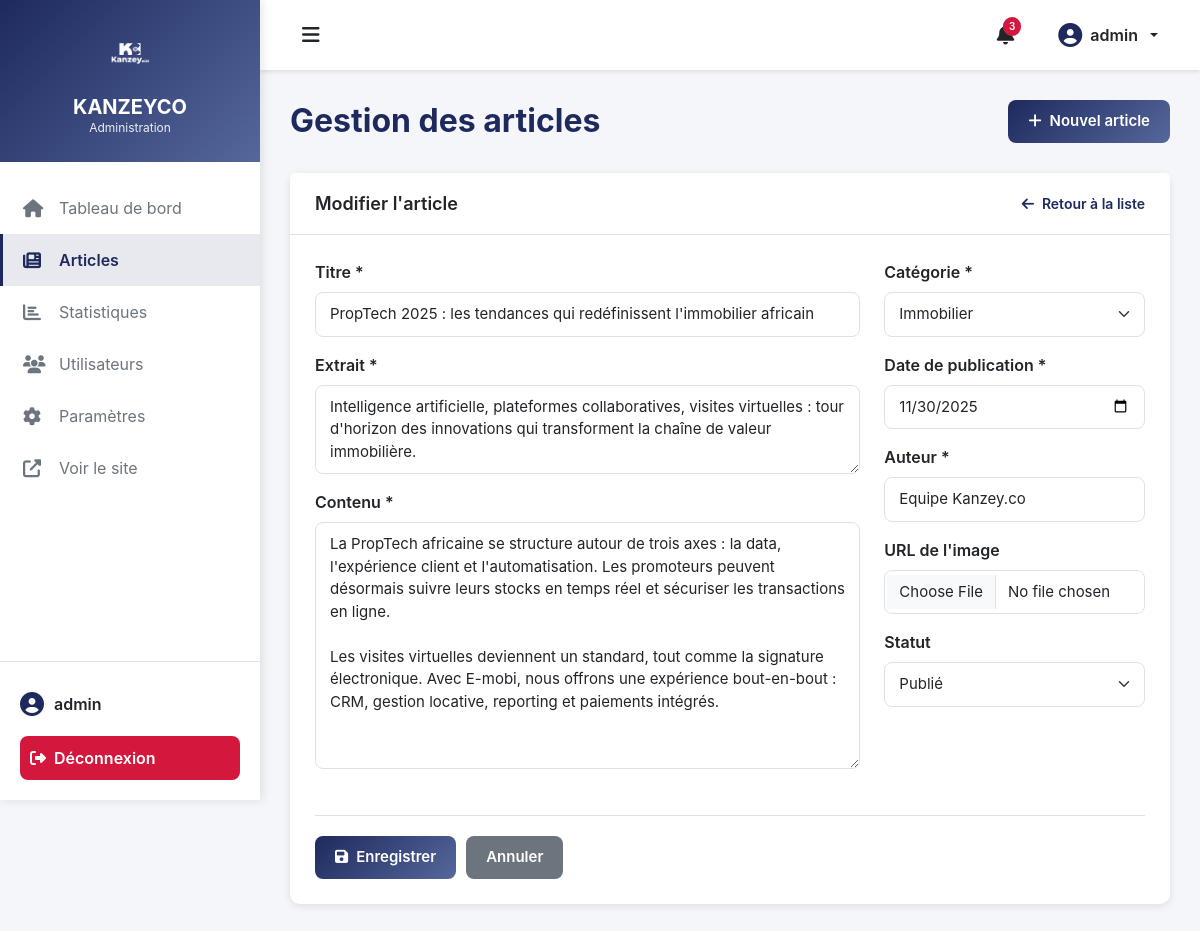
Page /admin/articles.php?action=edit&slug=proptech-tendances-2025 (signed in) on the committed database.
### tables this page shows
CREATE TABLE `articles` (
  `article_id` int(11) NOT NULL,
  `slug` varchar(255) NOT NULL,
  `title` varchar(255) NOT NULL,
  `category` varchar(100) NOT NULL,
  `excerpt` text NOT NULL,
  `content` longtext NOT NULL COMMENT 'JSON contenant le contenu structuré',
  `image` varchar(500) NOT NULL,
  `author` varchar(100) NOT NULL DEFAULT 'Equipe Kanzey.co',
  `read_time` varchar(20) NOT NULL DEFAULT '5 min',
  `tags` text DEFAULT NULL COMMENT 'JSON array des tags',
  `status` enum('draft','published','archived') NOT NULL DEFAULT 'published',
  `views` int(11) NOT NULL DEFAULT 0,
  `date_published` datetime NOT NULL DEFAULT current_timestamp(),
  `date_created` datetime NOT NULL DEFAULT current_timestamp(),
  `date_updated` datetime DEFAULT NULL ON UPDATE current_timestamp()
);

### includes/articles-db.php (called while the page is built, shortened)
<?php
function getArticles($category = null, $limit = null) {
    $pdo = getDBConnection();
    try {
        $sql = "SELECT * FROM articles WHERE status = 'published'";
        $params = [];
        $sql .= " ORDER BY date_published DESC";
        $stmt = $pdo->prepare($sql);
        $stmt->execute();
        $articles = $stmt->fetchAll();
        return $articles;
    } catch (PDOException $e) {
        error_log("Erreur lors de la récupération des articles: " . $e->getMessage());
        return include __DIR__ . '/articles-data.php';
    }
}
function getArticleBySlug($slug) {
    $pdo = getDBConnection();
    try {
        $sql = "SELECT * FROM articles WHERE slug = :slug AND status = 'published' LIMIT 1";
        $stmt = $pdo->prepare($sql);
        $stmt->bindValue(':slug', $slug);
        $stmt->execute();
        $article = $stmt->fetch();
        if ($article) {
            $article['content'] = json_decode($article['content'], true);
            $article['tags'] = json_decode($article['tags'], true) ?? [];
            $date = new DateTime($article['date_published']);
            $article['date'] = $date->format('d F Y');
            incrementArticleViews($article['article_id']);
        }
        return $article ?: null;
    } catch (PDOException $e) {
        error_log("Erreur lors de la récupération de l'article: " . $e->getMessage());
        return null;
    }
}
function incrementArticleViews($articleId) {
    $pdo = getDBConnection();
    try {
        $sql = "UPDATE articles SET views = views + 1 WHERE article_id = :id";
        $stmt = $pdo->prepare($sql);
        $stmt->bindValue(':id', $articleId, PDO::PARAM_INT);
        $stmt->execute();
        $sql = "INSERT INTO article_views (article_id, ip_address, user_agent)
                VALUES (:id, :ip, :user_agent)";
        $stmt = $pdo->prepare($sql);
        $stmt->bindValue(':id', $articleId, PDO::PARAM_INT);
        $stmt->bindValue(':ip', $_SERVER['REMOTE_ADDR'] ?? null);
        $stmt->bindValue(':user_agent', $_SERVER['HTTP_USER_AGENT'] ?? null);
        $stmt->execute();
    } catch (PDOException $e) {
        error_log("Erreur lors de l'incrémentation des vues: " . $e->getMessage());
    }
}

### admin/articles.php (the view, shortened to what this page needs)
<?php
require_once 'includes/admin-header.php';
require_once '../includes/articles-db.php';
$action = isset($_GET['action']) ? $_GET['action'] : 'list';
$slug = isset($_GET['slug']) ? $_GET['slug'] : '';
$articles = getArticles(null, null);
$currentArticle = null;
if ($action === 'edit' && $slug) {
    $currentArticle = getArticleBySlug($slug);
}
?>
<div class="page-header">
    <h1 class="page-title">Gestion des articles</h1>
    <div class="page-actions">
        <a href="?action=new" class="btn btn-primary">
            <i class="fas fa-plus me-2"></i>Nouvel article
        </a>
    </div>
</div>
<?php if ($action === 'list'): ?>
    <div class="card">
        <div class="card-header">
            <h5 class="card-title">Tous les articles (<?php echo count($articles); ?>)</h5>
            <div class="card-search">
                <input type="text" class="form-control" id="searchArticles" placeholder="Rechercher un article...">
            </div>
        </div>
        <div class="card-body">
            <div class="table-responsive">
                <table class="table table-hover" id="articlesTable">
                    <thead>
                        <tr>
                            <th>Titre</th>
                            <th>Catégorie</th>
                            <th>Auteur</th>
                            <th>Date</th>
                            <th>Statut</th>
                            <th>Actions</th>
                        </tr>
                    </thead>
                    <tbody>
                        <?php foreach ($articles as $article): ?>
                        <tr>
                            <td>
                                <div class="article-title-cell">
                                    <strong><?php echo htmlspecialchars($article['title']); ?></strong>
                                    <small class="text-muted d-block"><?php echo htmlspecialchars($article['excerpt']); ?></small>
                                </div>
                            </td>
                            <td>
                                <span class="badge bg-secondary"><?php echo htmlspecialchars($article['category']); ?></span>
                            </td>
                            <td><?php echo htmlspecialchars($article['author']); ?></td>
                            <td><?php echo htmlspecialchars($article['date']); ?></td>
                            <td>
                                <span class="badge bg-success">Publié</span>
                            </td>
                            <td>
                                <div class="action-buttons">
                                    <a href="../article-detail.php?slug=<?php echo $article['slug']; ?>" target="_blank" class="btn-icon" title="Voir">
                                        <i class="fas fa-eye"></i>
                                    </a>
                                    <a href="?action=edit&slug=<?php echo $article['slug']; ?>" class="btn-icon" title="Modifier">
                                        <i class="fas fa-edit"></i>
                                    </a>
                                    <button class="btn-icon btn-icon-danger" title="Supprimer" onclick="deleteArticle('<?php echo $article['slug']; ?>')">
                                        <i class="fas fa-trash"></i>
                                    </button>
                                </div>
                            </td>
                        </tr>
                        <?php endforeach; ?>
                    </tbody>
                </table>
            </div>
        </div>
    </div>
<?php elseif ($action === 'new' || $action === 'edit'): ?>
    <div class="card">
        <div class="card-header">
            <h5 class="card-title">
                <?php echo $action === 'new' ? 'Nouvel article' : 'Modifier l\'article'; ?>
            </h5>
            <a href="articles.php" class="btn-link">
                <i class="fas fa-arrow-left me-2"></i>Retour à la liste
            </a>
        </div>
        <div class="card-body">
            <form method="POST" action="articles.php" id="articleForm" enctype="multipart/form-data">
                <div class="row">
                    <div class="col-md-8">
                        <div class="form-group mb-3">
                            <label for="title" class="form-label">Titre *</label>
                            <input type="text" class="form-control" id="title" name="title"
                                   value="<?php echo $currentArticle ? htmlspecialchars($currentArticle['title']) : ''; ?>" required>
                        </div>
                        <div class="form-group mb-3">
                            <label for="excerpt" class="form-label">Extrait *</label>
                            <textarea class="form-control" id="excerpt" name="excerpt" rows="3" required><?php echo $currentArticle ? htmlspecialchars($currentArticle['excerpt']) : ''; ?></textarea>
                        </div>
                        <div class="form-group mb-3">
                            <label for="content" class="form-label">Contenu *</label>
                            <textarea class="form-control" id="content" name="content" rows="10" required><?php
                                if ($currentArticle && isset($currentArticle['content'])) {
                                    $contentText = '';
                                    foreach ($currentArticle['content'] as $block) {
                                        if ($block['type'] === 'paragraph') {
                                            $contentText .= $block['text'] . "\n\n";
                                        }
                                    }
                                    echo htmlspecialchars($contentText);
                                }
                            ?></textarea>
                        </div>
                    </div>
                    <div class="col-md-4">
                        <div class="form-group mb-3">
                            <label for="category" class="form-label">Catégorie *</label>
                            <select class="form-select" id="category" name="category" required>
                                <option value="Immobilier" <?php echo ($currentArticle && $currentArticle['category'] === 'Immobilier') ? 'selected' : ''; ?>>Immobilier</option>
                            </select>
                        </div>
                        <div class="form-group mb-3">
                            <label for="date" class="form-label">Date de publication *</label>
                            <input type="date" class="form-control" id="date" name="date"
                                   value="<?php echo $currentArticle ? date('Y-m-d', strtotime($currentArticle['date'])) : date('Y-m-d'); ?>" required>
                        </div>
                        <div class="form-group mb-3">
                            <label for="author" class="form-label">Auteur *</label>
                            <input type="text" class="form-control" id="author" name="author"
                                   value="<?php echo $currentArticle ? htmlspecialchars($currentArticle['author']) : 'Equipe Kanzey.co'; ?>" required>
                        </div>
                        <div class="form-group mb-3">
                            <label for="image" class="form-label">URL de l'image</label>
                            <input type="file" class="form-control" id="image" name="image">
                        </div>
                        <div class="form-group mb-3">
                            <label for="status" class="form-label">Statut</label>
                            <select class="form-select" id="status" name="status">
                                <option value="published" selected>Publié</option>
                            </select>
                        </div>
                    </div>
                </div>
                <div class="form-actions">
                    <button type="submit" class="btn btn-primary">
                        <i class="fas fa-save me-2"></i>Enregistrer
                    </button>
                    <a href="articles.php" class="btn btn-secondary">Annuler</a>
                </div>
            </form>
        </div>
    </div>
<?php endif; ?>
<?php require_once 'includes/admin-footer.php'; ?>

### admin/assets/css/admin.css (style rules this page uses)
:root { --primary: #1e2a5e; --primary-light: #55679c; --secondary: #55679c; --success: #28a745; --info: #17a2b8; --warning: #ffc107; --danger: #d4183d; --light: #f8f9fa; --dark: #212529; --muted: #6c757d; --border: #dee2e6; --sidebar-width: 260px; --sidebar-collapsed-width: 80px; --topbar-height: 70px; --radius: 0.625rem; --shadow: 0 2px 8px rgba(0, 0, 0, 0.1); --shadow-lg: 0 4px 16px rgba(0, 0, 0, 0.15); }
.admin-body { font-family: 'Inter', 'Segoe UI', -apple-system, BlinkMacSystemFont, 'Roboto', sans-serif; background-color: #f5f6fa; color: var(--dark); margin: 0; padding: 0; }
.page-header { margin-bottom: 30px; display: flex; justify-content: space-between; align-items: center; flex-wrap: wrap; gap: 20px; }
.page-title { font-size: 32px; font-weight: 700; color: var(--primary); margin: 0; }
.page-actions { display: flex; gap: 10px; }
.card { background: white; border-radius: var(--radius); box-shadow: var(--shadow); border: none; margin-bottom: 30px; transition: all 0.3s ease; }
.card-header { padding: 20px 25px; border-bottom: 1px solid var(--border); display: flex; justify-content: space-between; align-items: center; background: white; border-radius: var(--radius) var(--radius) 0 0; }
.card-title { font-size: 18px; font-weight: 600; color: var(--dark); margin: 0; display: flex; align-items: center; }
.card-body { padding: 25px; }
.btn-link { color: var(--primary); text-decoration: none; font-weight: 600; font-size: 14px; transition: color 0.3s ease; }
.form-group { margin-bottom: 1.5rem; }
.form-label { font-weight: 600; color: var(--dark); margin-bottom: 8px; display: block; }
.form-control, .form-select { border: 1px solid var(--border); border-radius: calc(var(--radius) - 2px); padding: 10px 14px; font-size: 15px; transition: all 0.3s ease; }
.form-actions { display: flex; gap: 10px; margin-top: 30px; padding-top: 20px; border-top: 1px solid var(--border); }
.btn { padding: 10px 20px; border-radius: calc(var(--radius) - 2px); font-weight: 600; font-size: 15px; transition: all 0.3s ease; border: none; }
.btn-primary { background: linear-gradient(135deg, var(--primary) 0%, var(--primary-light) 100%); color: white; }
.btn-secondary { background: var(--muted); color: white; }

### rows in the picture
articles: title "PropTech 2025 : les tendances qui redéfinissent l'immobilier africain", excerpt "Intelligence artificielle, plateformes collaboratives, visites virtuelles : tour d'horizon des innovations qui transforment la chaîne de valeur immobilière.", category "Immobilier", author "Equipe Kanzey.co"

### other values in the picture
$_SESSION['admin_username'] "admin"
